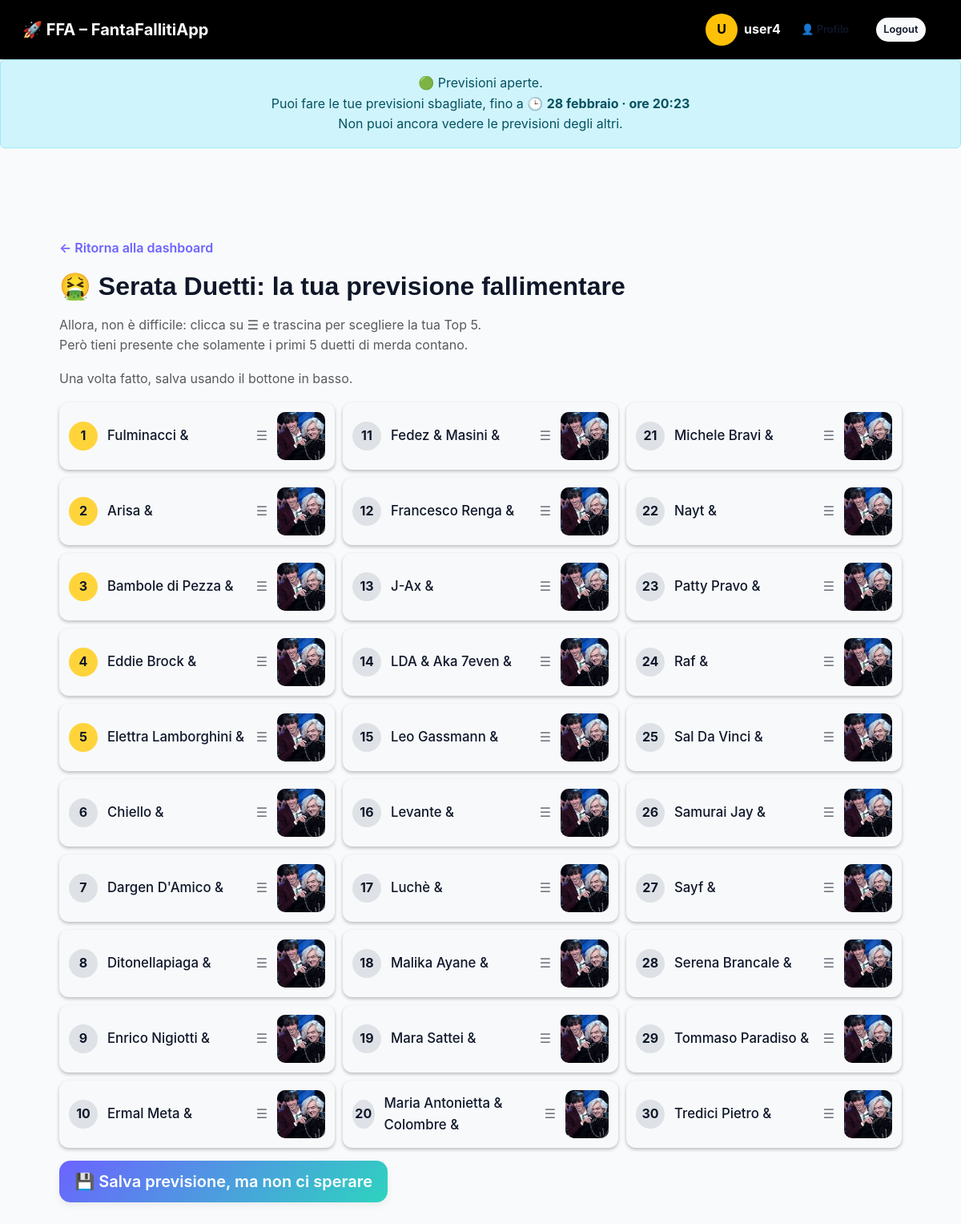
Screenshot of /duets (signed in) with the database file from the repository.
### models.py (models this page shows, shortened)
class User(db.Model):
    id = db.Column(db.Integer, primary_key=True)
    username = db.Column(db.String(80), nullable=False)
    email = db.Column(db.String(120), unique=True, nullable=False)
    password_hash = db.Column(db.String(128), nullable=False)
    role = db.Column(db.String(20), default="user")
    avatar = db.Column(db.String(120), nullable=True)  # 👈 NUOVO CAMPO
    last_seen_messages = db.Column(db.DateTime, nullable=True)

class DuetParticipant(db.Model):
    id = db.Column(db.Integer, primary_key=True)
    name = db.Column(db.String(100), unique=True, nullable=False)

### app.py (the view, shortened to what this page needs)
@app.route("/duets", methods=["GET", "POST"])
def duets():
    if "user_id" not in session:
        return redirect(url_for("login"))
    user = db.session.get(User, session["user_id"])
    if user.role == "admin":
        return redirect(url_for("admin_dashboard"))
    settings = AppSettings.query.first()
    closed = not settings.predictions_open if settings else False
    old = DuetPrediction.query.filter_by(user_id=user.id).first()
    if old:
        ranks = (
            DuetPredictionRank.query
            .filter_by(duet_prediction_id=old.id)
            .order_by(DuetPredictionRank.position)
            .all()
        )
        top_ids = [r.duet_participant_id for r in ranks]
        top_duets = (
            DuetParticipant.query
            .filter(DuetParticipant.id.in_(top_ids))
            .all()
        )
        top_duets.sort(key=lambda d: top_ids.index(d.id))
        others = (
            DuetParticipant.query
            .filter(~DuetParticipant.id.in_(top_ids))
            .order_by(DuetParticipant.name)
            .all()
        )
        duets = top_duets + others
    else:
        duets = DuetParticipant.query.order_by(DuetParticipant.name).all()
    for d in duets:
        d.image = safe_duet_image(d.name)
    return render_template(
        "duets.html",
        duets=duets,
        closed=closed
    )

### app.py (called while the page is built)
@app.context_processor
def inject_current_user():
    user = None
    if "user_id" in session:
        user = db.session.get(User, session["user_id"])
    return dict(current_user=user)

@app.context_processor
def inject_settings():
    return dict(app_settings=AppSettings.query.first())

def normalize_image_name(name):
    name = unicodedata.normalize("NFKD", name)
    name = name.encode("ascii", "ignore").decode("ascii")
    name = name.lower()
    name = re.sub(r"[^a-z0-9]+", "_", name)
    return name.strip("_")

def safe_duet_image(duet_name):
    filename = f"{normalize_image_name(duet_name)}.jpeg"
    path = os.path.join("static", "images", "duets", filename)
    if not os.path.exists(path):
        return "placeholder.jpeg"
    return filename

### templates/duets.html (shortened to what this page needs)
{% extends "base.html" %}
{% block content %}
<a href="{{ url_for('dashboard') }}" class="back-link">
  ← Ritorna alla dashboard
</a>
<h2 class="mb-3">🤮 Serata Duetti: la tua previsione fallimentare</h2>
<p class="text-muted">Allora, non è difficile: clicca su ☰ e trascina per scegliere la tua Top 5.<br>
  Però tieni presente che solamente i primi 5 duetti di merda contano.</p>
<p class="text-muted">Una volta fatto, salva usando il bottone in basso.</p>
<form method="POST">
  <div id="ranking" class="ranking-grid">
    {% for d in duets %}
      <div class="rank-item" data-id="{{ d.id }}">
        <div class="rank-num"></div>
        <div class="rank-name">{{ d.name }}</div>
        <div class="drag-handle">☰</div>
        <img class="duet-photo"
             src="{{ url_for('static', filename='images/duets/' ~ d.image) }}"
             alt="{{ d.name }}">
      </div>
    {% endfor %}
  </div>
  <button class="btn btn-primary btn-lg mt-3" {% if closed %}disabled{% endif %}>
    💾 Salva previsione, ma non ci sperare
  </button>
</form>
{% endblock %}

### templates/base.html (shortened to what this page needs)
<!DOCTYPE html>
<html lang="it">
<head>
  <link href="https://cdn.jsdelivr.net/npm/bootstrap@5.3.2/dist/css/bootstrap.min.css" rel="stylesheet">
  <link rel="stylesheet" href="{{ url_for('static', filename='style.css') }}">
</head>
<body>
<nav class="navbar navbar-expand-lg navbar-dark bg-black shadow-sm px-3">
  <div class="container-fluid">
    <a class="navbar-brand fw-bold" href="{{ url_for('index') }}">
      🚀 FFA – FantaFallitiApp
    </a>
    <div class="d-flex align-items-center ms-auto gap-2">
      {% if current_user.username %}
        {% if current_user.avatar %}
          <img
            src="{{ url_for('static', filename='avatars/' ~ current_user.avatar) }}"
            alt="Avatar"
            class="user-avatar-img"
          >
        {% else %}
          <div class="user-avatar">
            {{ current_user.username[0]|upper }}
          </div>
        {% endif %}
        <span class="fw-bold text-light me-2">
          {{ current_user.username }}
        </span>
        {% if current_user.role == "admin" %}
          <a href="{{ url_for('admin_dashboard') }}" class="btn btn-outline-light btn-sm">
            Admin
          </a>
        {% else %}
          <a href="{{ url_for('profile') }}" class="btn btn-outline-light btn-sm">
            👤 Profilo
          </a>
        {% endif %}
        <a href="{{ url_for('logout') }}" class="btn btn-light btn-sm">
          Logout
        </a>
      {% endif %}
    </div>
  </div>
</nav>
{% if current_user.username and current_user.role != "admin" and app_settings %}
  <div class="alert alert-info text-center">
    {% if app_settings.predictions_open %}
      🟢 Previsioni aperte. <br>
      Puoi fare le tue previsioni sbagliate, fino a 🕒 <strong> 28 febbraio · ore 20:23 </strong> <br>
      Non puoi ancora vedere le previsioni degli altri.
    {% else %}
      🔴 Previsioni chiuse. Non puoi più modificare nulla. <br>
      il DA ti ha però concesso di accedere alla classifica FFA 2026. <br>
      <strong>Ringrazialo</strong>
    {% endif %}
  </div>
{% endif %}
<div class="container mt-3">
</div>
<div class="container my-4">
  {% block content %}{% endblock %}
</div>
</body>
</html>

### static/style.css (style rules this page uses)
:root { --primary: #6c63ff; --primary-dark: #554ee0; --accent: #2dd4bf; --bg: #f9fafb; --surface: #ffffff; --text: #0f172a; --text-muted: #64748b; --radius-sm: 8px; --radius: 14px; --radius-lg: 20px; --shadow-sm: 0 4px 10px rgba(0,0,0,0.06); --shadow: 0 10px 30px rgba(0,0,0,0.08); --transition: 0.25s ease; }
*, *::before, *::after { box-sizing: border-box; }
body { margin: 0; font-family: 'Inter', system-ui, sans-serif; background: var(--bg); color: var(--text); line-height: 1.6; }
h1, h2, h3, h4 { font-family: 'Poppins', sans-serif; font-weight: 600; }
p { color: var(--text-muted); }
.container { max-width: 1100px; margin: 0 auto; padding: 1.5rem; }
.navbar { background: var(--surface); padding: 1rem 1.5rem; box-shadow: var(--shadow-sm); display: flex; align-items: center; justify-content: space-between; }
.navbar a { text-decoration: none; color: var(--text); font-weight: 600; margin-right: 1rem; }
.btn { display: inline-flex; align-items: center; justify-content: center; padding: 0.7rem 1.2rem; border-radius: var(--radius); border: none; cursor: pointer; font-weight: 600; transition: var(--transition); text-decoration: none; }
.btn-primary { background: linear-gradient(135deg, var(--primary), var(--accent)); color: white; box-shadow: var(--shadow-sm); }
.btn-sm { padding: 0.35rem 0.6rem; font-size: 0.8rem; border-radius: 999px; }
.back-link { display: inline-flex; align-items: center; gap: 0.4rem; text-decoration: none; font-weight: 600; color: var(--primary); margin-bottom: 1rem; }
.text-center { text-align: center; }
.navbar.bg-black, .navbar.bg-black .navbar-brand, .navbar.bg-black .nav-link { color: #f9fafb !important; }
.user-avatar { width: 40px; height: 40px; border-radius: 50%; background: #ffc107; color: #000; display: flex; align-items: center; justify-content: center; font-weight: bold; }

### templates/duets.html (style rules this page uses)
.ranking-grid { display: grid; grid-template-columns: 1fr 1fr 1fr; grid-template-rows: repeat(10, auto); grid-auto-flow: column; gap: 10px; }
.rank-item { display: flex; align-items: center; gap: 12px; padding: 12px; border-radius: 12px; background: #f8f9fa; cursor: grab; transition: all .15s ease; box-shadow: 0 2px 4px rgba(0,0,0,.25); }
.rank-num { width: 36px; height: 36px; border-radius: 50%; background: #dee2e6; display: flex; align-items: center; justify-content: center; font-weight: bold; }
.rank-item.top5 .rank-num { background: #ffd43b; }
.rank-name { flex-grow: 1; font-size: 1.05rem; font-weight: 500; }
.drag-handle { cursor: grab; opacity: 0.6; }
.duet-photo { width: 60px; height: 60px; border-radius: 10px; object-fit: cover; background: #ddd; }

### rows the page displays
User: username "U", username "user4"
DuetParticipant: name "Fulminacci &"
DuetParticipant: name "Arisa &"
DuetParticipant: name "Bambole di Pezza &"
DuetParticipant: name "Eddie Brock &"
DuetParticipant: name "Elettra Lamborghini &"
DuetParticipant: name "Chiello &"
DuetParticipant: name "Dargen D'Amico &"
DuetParticipant: name "Ditonellapiaga &"
DuetParticipant: name "Enrico Nigiotti &"
DuetParticipant: name "Ermal Meta &"
DuetParticipant: name "Fedez & Masini &"
DuetParticipant: name "Francesco Renga &"
DuetParticipant: name "J-Ax &"
DuetParticipant: name "LDA & Aka 7even &"
DuetParticipant: name "Leo Gassmann &"
DuetParticipant: name "Levante &"
DuetParticipant: name "Luchè &"
DuetParticipant: name "Malika Ayane &"
DuetParticipant: name "Mara Sattei &"
DuetParticipant: name "Maria Antonietta & Colombre &"
DuetParticipant: name "Michele Bravi &"
DuetParticipant: name "Nayt &"
DuetParticipant: name "Patty Pravo &"
DuetParticipant: name "Raf &"
DuetParticipant: name "Sal Da Vinci &"
DuetParticipant: name "Samurai Jay &"
DuetParticipant: name "Sayf &"
DuetParticipant: name "Serena Brancale &"
DuetParticipant: name "Tommaso Paradiso &"
DuetParticipant: name "Tredici Pietro &"
